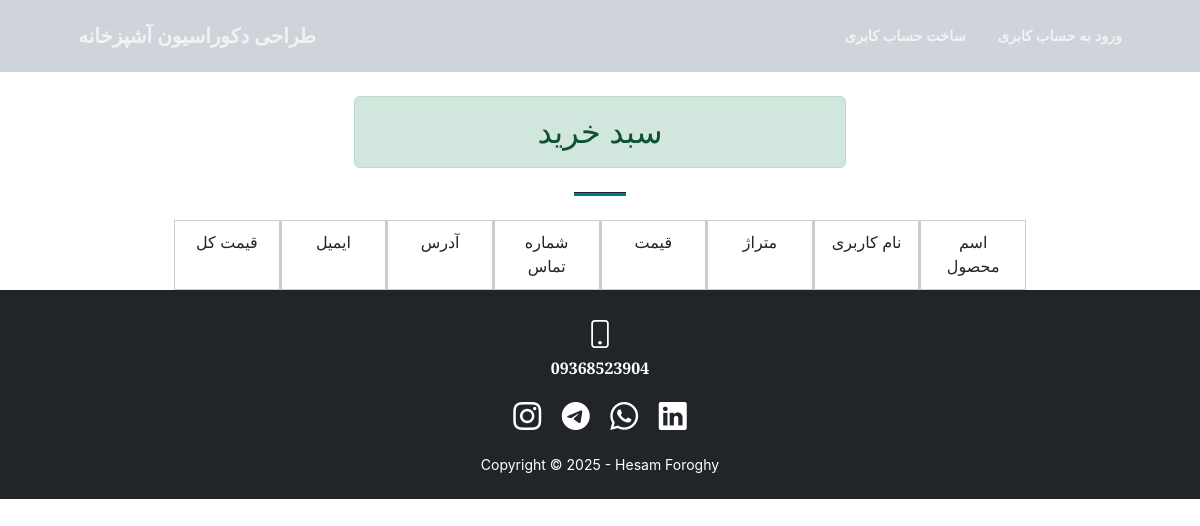
Before: /sabad_kharid.php with the older database file.
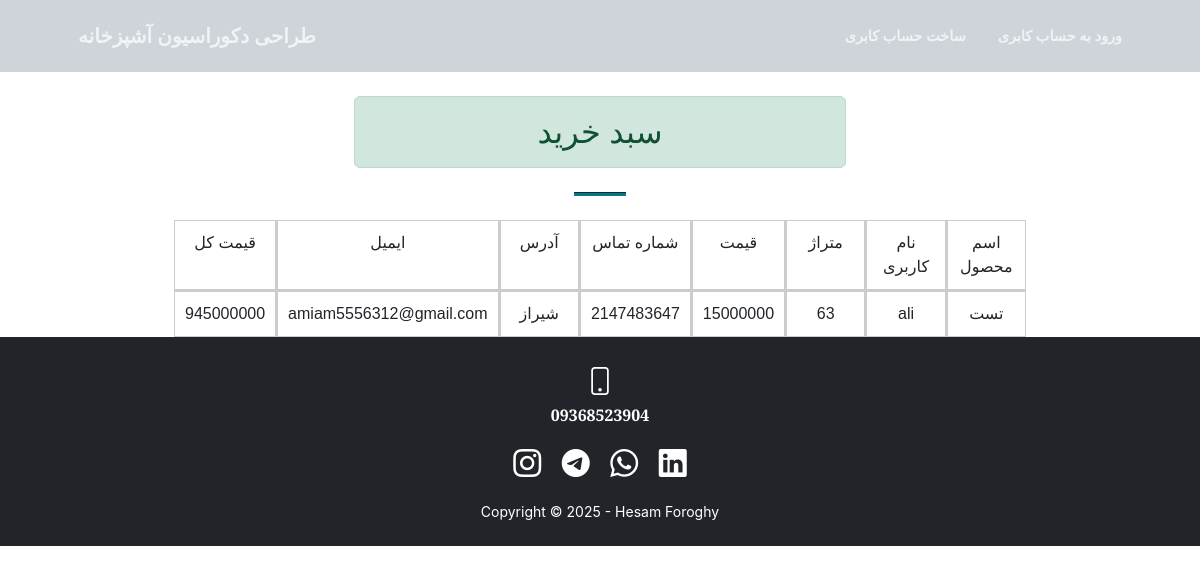
After: the same page with the newer database file.
### tables this page shows
CREATE TABLE `sellform` (
  `name` varchar(25) NOT NULL,
  `ghymat` int(11) NOT NULL,
  `id` int(11) NOT NULL,
  `meter` int(11) NOT NULL,
  `totalprice` int(11) NOT NULL,
  `username` varchar(25) NOT NULL,
  `address` varchar(250) NOT NULL,
  `mobile` int(11) NOT NULL,
  `email` varchar(30) NOT NULL,
  `idk` int(11) NOT NULL
);

### sabad_kharid.php (the view, shortened to what this page needs)
<?php
include("navbar.php")
?>
<?php
$id = $_SESSION["id"];
include("connect.php");
$b = mysqli_query($a, "SELECT * FROM `sellform` WHERE `idk`='$id'");
?>
<div class="row">
    <div class="container px-4 px-lg-5">
        <div class="container px-4 px-lg-5">
            <div class="row gx-4 gx-lg-5 justify-content-center">
                <div class="col-lg-8 col-xl-6 text-center"></br>
                    <h2 class='alert alert-success' role='alert'>سبد خرید</h2>
                    <hr class="divider"/>
                </div>
                <div class="col-lg-10 mx-auto">
<div class="table-responsive">
      <div class="table4">
      <div class="cell"> اسم محصول</div>
      <div class="cell"> نام کاربری</div>
      <div class="cell"> متراژ</div>
      <div class="cell"> قیمت</div>
      <div class="cell"> شماره تماس</div>
      <div class="cell"> آدرس</div>
      <div class="cell">ایمیل </div>
      <div class="cell"> قیمت کل </div>
            <?php
            $row=mysqli_fetch_array($b);
            while($row)
            {
                ?>
  <div class="cell"> <?php echo($row["name"]);  ?></div>
  <div class="cell"> <?php echo($row["username"]);  ?> </div>
  <div class="cell"><?php echo($row["meter"]);  ?> </div>
  <div class="cell"> <?php echo($row["ghymat"]);  ?> </div>
  <div class="cell"><?php echo($row["mobile"]);  ?>  </div>
  <div class="cell"><?php echo($row["address"]);  ?> </div>
  <div class="cell"> <?php echo($row["email"]);  ?></div>
  <div class="cell"><?php echo($row["totalprice"]);  ?> </div>
            <?php
             $row=mysqli_fetch_array($b);
            }
            ?>
</div>
</div>
</div>
            </div>
        </div>
    </div>
</div>
<?php
include("footer.php");
?>
</body>
</html>

Changed rows visible on the page:
added sellform: name "تست", username "ali", meter "63", ghymat "15000000", mobile "2147483647", address "شیراز", email "amiam5556312@gmail.com", totalprice "945000000"
